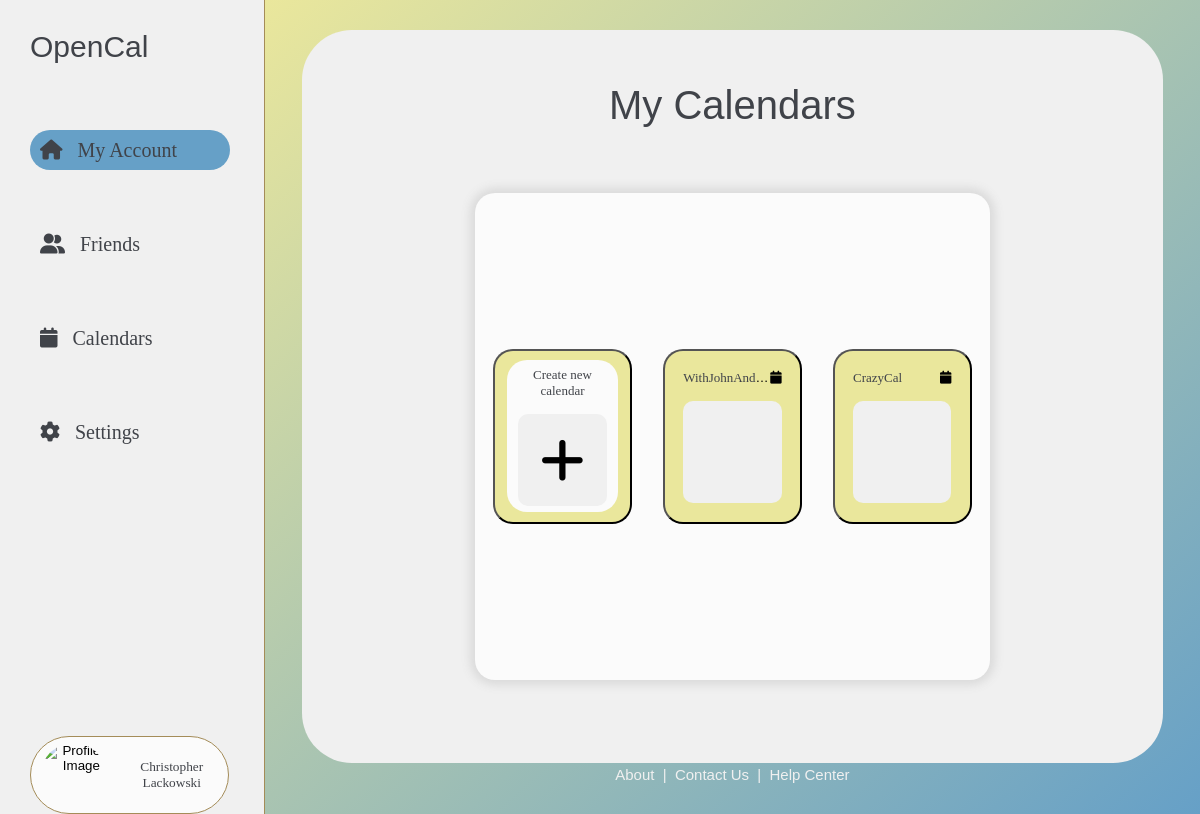
Before: /mycalendars/ (signed in) with the older database file.
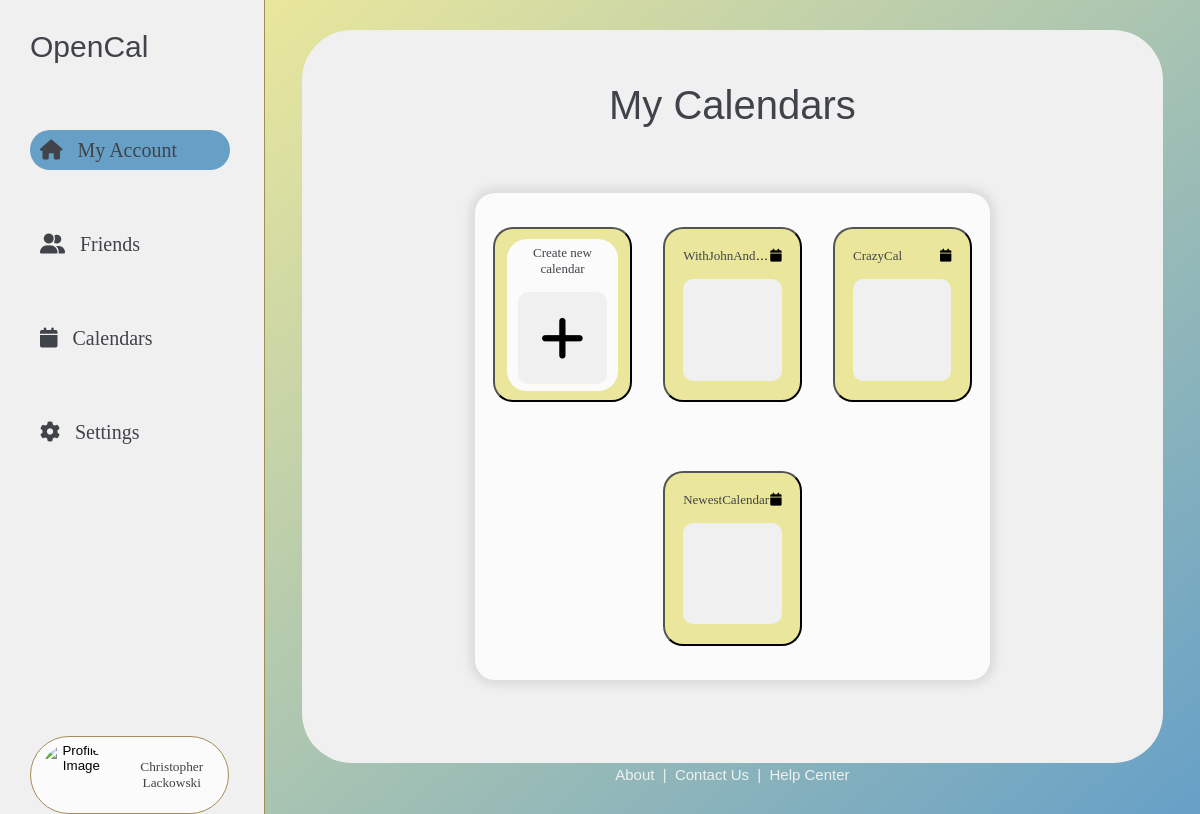
After: the same page with the newer database file.
### opencalapp/models.py (models this page shows, shortened)
class Calendar(models.Model):
    name = models.CharField(max_length=20, default='Calendar Name')
    owner = models.ForeignKey(Account, related_name='owned_calendars', on_delete=models.CASCADE, default=1)
    last_modified = models.DateTimeField(default=timezone.now)
    contributors = models.ManyToManyField('Account', related_name='active_calendars', blank=True)

### opencalapp/views.py (the view)
# urls.py: path('mycalendars/', views.create_calendar,name='mycalendars'),
@login_required
def create_calendar(request):
    if request.method == 'POST':
        form = NewCalendarForm(request.POST)
        if form.is_valid():
            new_calendar = form.save(commit=False)
            new_calendar.owner = request.user;
            new_calendar.save()
            form.save_m2m()
            contributors = form.cleaned_data.get('contributors')
            for contributor in contributors:
                contributor.calendars.add(new_calendar)
            request.user.calendars.add(new_calendar)
            return redirect('mycalendars')
    else:
        form = NewCalendarForm(user=request.user)
    return render(request, 'mycalendars.html', {'form': form})

### opencalapp/templates/mycalendars.html (shortened to what this page needs)
{% extends 'base.html' %}
{% block content %}
<div class="page-pane">
    <div class="page-pane-bubble">
        <div class="header-title">
            <b-text style="font-size: 40px;">My Calendars</b-text>
        </div>
        <div class="calendars-section">
            <div class="grid">
                <div class="grid-bubble">
                    <button class="grid-cell" onclick="createNewCal()">
                        <div class="cell-bubble">
                            <div class="cal-name-container" style="justify-content: center;">
                                <s-text>Create new calendar</s-text>
                            </div>
                            <div class="plus-icon">
                                <i class="fa-solid fa-plus"></i>
                            </div>
                        </div>
                    </button>
                    {% for calendar in user.calendars.all %}
                    <button class="grid-cell"
                    data-calendar-id="{{ calendar.id }}"
                    data-calendar-name="{{ calendar.name }}"
                    data-owner="{{ calendar.owner.first_name }} {{ calendar.owner.last_name }}"
                    data-last-modified="{{ calendar.last_modified }}"
                    data-contributors="{% for contributor in calendar.contributors.all %}{{ contributor.first_name }} {{ contributor.last_name }}{% if not forloop.last %}, {% endif %}{% endfor %}"
                    onclick="displayCalInfo(this)">
                        <div class="cal-name-container">
                            <div class="left-cal-name">
                                <s-text>{{calendar.name}}</s-text>
                            </div>
                            <div>
                                <i class="fas fa-calendar"></i>
                            </div>
                        </div>
                        <div class="cal-prev">
                        </div>
                    </button>
                    {% endfor %}
                </div>
            </div>
        </div>
    </div>
    {% include 'footer.html' %}
</div>
{% endblock %}

Changed rows visible on the page:
added Calendar: name "NewestCalendar"
